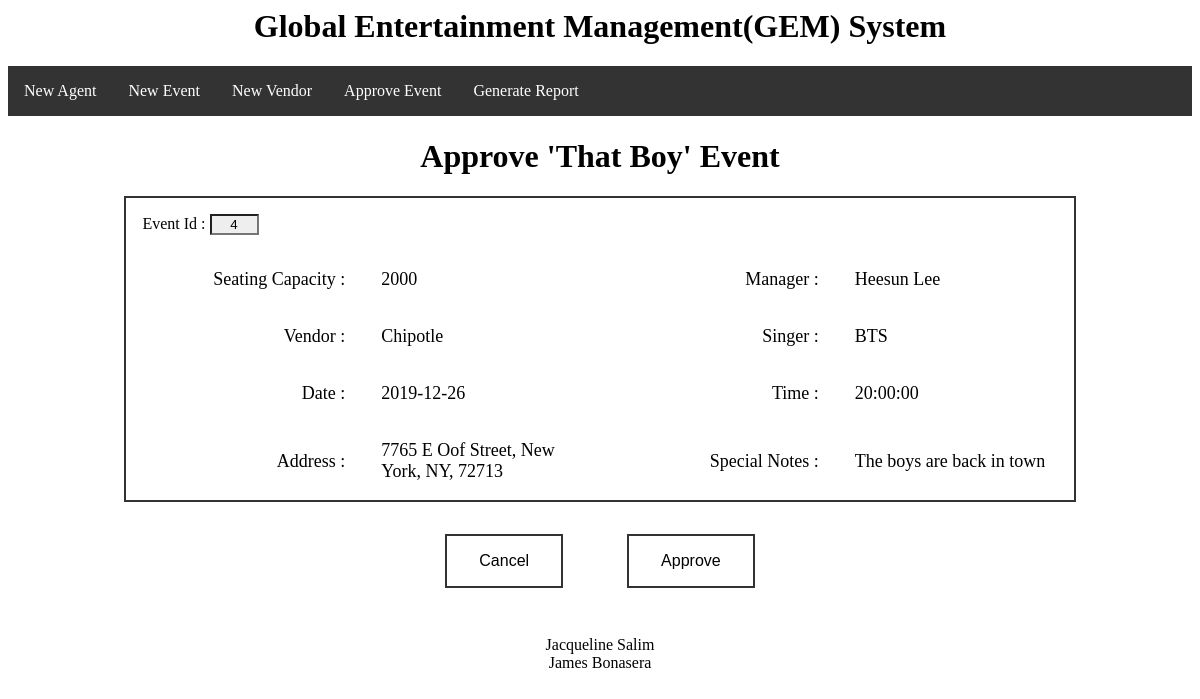
Page /eventInfo.php?id=4 on the committed database.
### tables this page shows
CREATE TABLE Event
(EventId int auto_increment PRIMARY KEY,
EventName CHAR(50),
Street CHAR(50),
City CHAR(20),
State CHAR(2),
Zip CHAR(10),
Date DATE,
StartTime TIME,
Status CHAR(10),
SeatingCapacity int,
Notes TEXT,
NumTicketsSold int,
Singer CHAR(53),
PerformerType CHAR(6),
PerformerId int,
EventManagerId int,
VendorId int,
foreign key (EventManagerId) references EventManager(EventManagerId),
foreign key (VendorId) references Vendor(VendorId));

CREATE TABLE EventManager
(EventManagerId int auto_increment PRIMARY KEY,
FirstName CHAR(20),
LastName CHAR(20));

CREATE TABLE Vendor
(VendorId int auto_increment PRIMARY KEY,
BusinessName CHAR(50),
Street CHAR(50),
City CHAR(20),
State CHAR(2),
Zip CHAR(10),
Type CHAR(15),
RepFirstName CHAR(25),
RepLastName CHAR(25),
RepEmail CHAR(40),
RepCellNum CHAR(10));

### eventInfo.php (the view, shortened to what this page needs)
<?php
  include("conn.php");
  if (isset($_GET['id'])) {
  $id = $_GET['id'];
  $sql = "SELECT EventId,EventName,SeatingCapacity,Notes,BusinessName,FirstName,LastName,Date,StartTime,Status,Singer,Event.Street as Street,Event.City as City,Event.State as State,Event.Zip as Zip FROM Event,EventManager,Vendor WHERE Event.EventManagerId = EventManager.EventManagerId AND Event.VendorId = Vendor.VendorId AND EventId = ".$id;
  foreach($conn->query($sql) as $events)
  {
  echo '<h1 align="center">Approve \''.$events['EventName'].'\' Event</h1>';
  echo '<form action="approveEvent.php" method="post">';
  echo '<div align="center">';
  echo '<div style=" border: 2px solid #333333; width: 80%">';
   echo '<table width="100%">';
   echo '<div style="float: left; padding: 1em">';
    echo '<label>Event Id : </label>';
    echo '<input style="background: #eeeeee; text-align: center" name="eventId" value="'.$events['EventId'].'" size="3" readonly>';
   echo '</div>';
   echo '<div style="float: right; padding: 1em">';
   echo '</div>';
   echo '<tr>';
   echo '<td align="right" width="25%">';
    echo '<label>Seating Capacity :</label>';
   echo '</td>';
   echo '<td align="left" width="25%">';
    echo '<label>'.$events['SeatingCapacity'].'</label>';
   echo '</td>';
   echo '<td align="right" width="25%">';
    echo '<label>Manager :</label>';
   echo '</td>';
   echo '<td align="left" width="25%">';
    echo '<label>'.$events['FirstName']." ".$events['LastName'].'</label>';
   echo '</td>';
   echo '</tr>';
   echo '<tr>';
   echo '<td align="right" width="25%">';
    echo '<label>Vendor :</label>';
   echo '</td>';
   echo '<td align="left" width="25%">';
    echo '<label>'.$events['BusinessName'].'</label>';
   echo '</td>';
   echo '<td align="right" width="25%">';
    echo '<label>Singer :</label>';
   echo '</td>';
   echo '<td align="left" width="25%">';
    echo '<label>'.$events['Singer'].'</label>';
   echo '</td>';
   echo '</tr>';
   echo '<tr>';
   echo '<td align="right" width="25%">';
    echo '<label>Date :</label>';
   echo '</td>';
   echo '<td align="left" width="25%">';
    echo '<label>'.$events['Date'].'</label>';
   echo '</td>';
   echo '<td align="right" width="25%">';
    echo '<label>Time :</label>';
   echo '</td>';
   echo '<td align="left" width="25%">';
    echo '<label>'.$events['StartTime'].'</label>';
   echo '</td>';
   echo '</tr>';
   echo '<tr>';
   echo '<td align="right" width="25%">';
    echo '<label>Address :</label>';
   echo '</td>';
   echo '<td align="left" width="25%">';
    echo '<label>'.$events['Street'].', '.$events['City'].', '.$events['State'].', '.$events['Zip'].'</label>';
   echo '</td>';
   echo '<td align="right" width="25%">';
    echo '<label>Special Notes :</label>';
   echo '</td>';
   echo '<td align="left" width="25%">';
    echo '<label>'.$events['Notes'].'</label>';
   echo '</td>';
   echo '</tr>';
  echo '</table>';
  echo '</div>';
  echo '<div style="padding: 2em;" align="center">';
    echo '<button class="button button1" style="margin: 0 2em" onClick="history.back()" name="foo" value="cancel">Cancel</button>';
    echo '<button type="submit" class="button button1" style="margin: 0 2em" name="foo" value="submit">Approve</button>';
  echo '</div>';
  echo '</div>';
  echo '</form>';
  }
  }
?>

### rows in the picture
event: EventName "That Boy", eventId "4", SeatingCapacity "2000", EventManagerId.FirstName "Heesun", EventManagerId.LastName "Lee", VendorId.BusinessName "Chipotle", Singer "BTS", Date "2019-12-26", StartTime "20:00:00", Street "7765 E Oof Street", City "New York", State "NY", Zip "72713", Notes "The boys are back in town"
